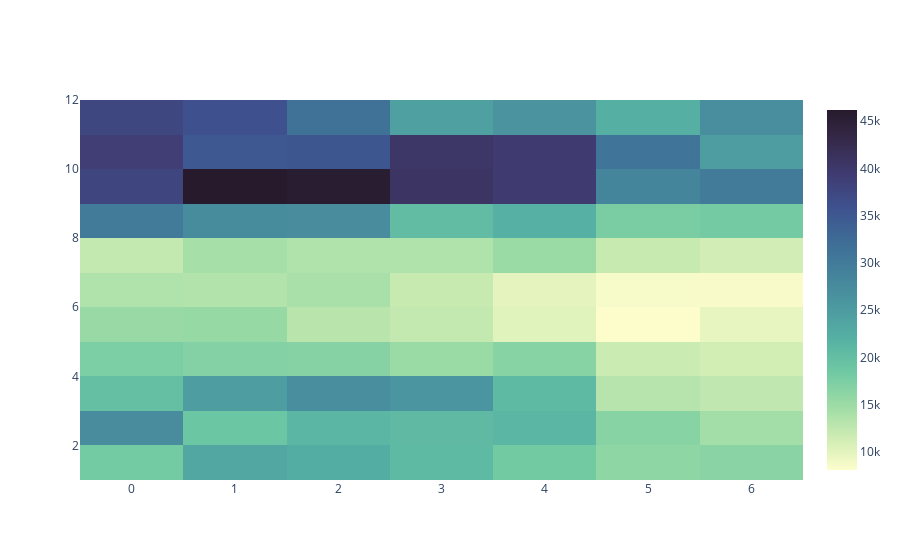

The notebook cell saved with this chart:
### Code cell
fig = go.Figure(data=[go.Heatmap({
                    'z': total_value,
                    'x': sorted(df['day_of_week'].unique()),
                    'y': sorted(df['month'].unique())
                    },colorscale = 'deep')])
fig.show()

### Figure 1 — Plotly figure (JSON) as saved in the notebook; plotly's stock layout.template omitted (floating-point values rounded to 4 significant figures)
{"data": [{"colorscale": [[0, "rgb(253, 253, 204)"], [0.09091, "rgb(206, 236, 179)"], [0.1818, "rgb(156, 219, 165)"], [0.2727, "rgb(111, 201, 163)"], [0.3636, "rgb(86, 177, 163)"], [0.4545, "rgb(76, 153, 160)"], [0.5455, "rgb(68, 130, 155)"], [0.6364, "rgb(62, 108, 150)"], [0.7273, "rgb(62, 82, 143)"], [0.8182, "rgb(64, 60, 115)"], [0.9091, "rgb(54, 43, 77)"], [1, "rgb(39, 26, 44)"]], "type": "heatmap", "x": [0, 1, 2, 3, 4, 5, 6], "y": [1, 2, 3, 4, 5, 6, 7, 8, 9, 10, 11, 12], "z": [[18165, 23317, 22483, 20671, 18199, 16057, 16486], [27323, 18972, 21281, 20738, 21276, 16591, 14497], [19816, 24747, 27119, 26074, 20646, 13145, 12521], [17437, 16937, 16711, 15143, 16605, 11802, 11230], [15321, 15481, 12972, 12246, 10150, 8074, 9667], [13598, 13456, 14136, 12015, 9816, 8534, 8463], [12246, 14249, 13624, 13640, 15154, 11995, 11280], [29993, 27423, 27340, 20341, 22013, 17625, 18110], [37904, 46183, 45664, 40741, 39508, 28415, 29966], [39014, 35031, 35301, 40352, 39576, 31098, 24872], [37514, 35950, 31389, 24381, 26363, 22183, 27037]]}], "layout": {}}
